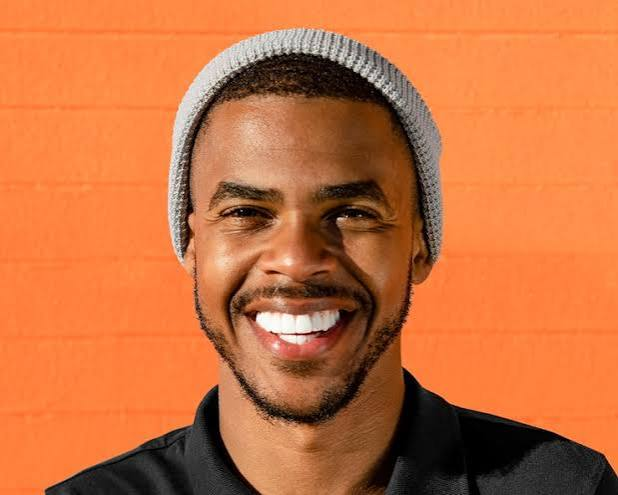
#> input picture images (4).jpg, 618 x 495 px, given in place of the camera
$ python desktop_camera.py
#> lines starting #> are read from the running program, lines starting #| are printed output that depends on the picture
### backend/emotion_model.py
import cv2
import numpy as np
from typing import List, Dict, Any, Tuple

class EmotionDetector:
    EMOTIONS = ["Angry", "Disgust", "Fear", "Happy", "Neutral", "Sad", "Surprise"]

    EMOTION_EMOJIS = {
        "Happy": "😊",
        "Sad": "😢",
        "Angry": "😠",
        "Surprise": "😲",
        "Fear": "😨",
        "Disgust": "🤢",
        "Neutral": "😐"
    }

    EMOTION_COLORS = {
        "Happy": "#10b981",    # Emerald
        "Surprise": "#f59e0b", # Amber
        "Neutral": "#06b6d4",  # Cyan
        "Sad": "#6366f1",      # Indigo
        "Angry": "#ef4444",    # Red
        "Fear": "#8b5cf6",     # Purple
        "Disgust": "#84cc16"   # Lime
    }

    def __init__(self):
        # Load OpenCV cascades for face, eye, and smile detection
        self.face_cascade = cv2.CascadeClassifier(
            cv2.data.haarcascades + "haarcascade_frontalface_default.xml"
        )
        self.eye_cascade = cv2.CascadeClassifier(
            cv2.data.haarcascades + "haarcascade_eye.xml"
        )
        self.smile_cascade = cv2.CascadeClassifier(
            cv2.data.haarcascades + "haarcascade_smile.xml"
        )
        print("[EmotionDetector] Initialized computer vision cascades successfully.")

    def detect_emotions(self, frame_bgr: np.ndarray) -> List[Dict[str, Any]]:
        """
        Processes a BGR image frame and returns a list of detected faces
        along with emotion probabilities, dominant emotion, and bounding boxes.
        """
        h, w = frame_bgr.shape[:2]
        gray = cv2.cvtColor(frame_bgr, cv2.COLOR_BGR2GRAY)

        # Optimize contrast with histogram equalization
        gray_eq = cv2.equalizeHist(gray)

        # Detect faces with tuned parameters
        faces = self.face_cascade.detectMultiScale(
            gray_eq,
            scaleFactor=1.1,
            minNeighbors=5,
            minSize=(60, 60),
            flags=cv2.CASCADE_SCALE_IMAGE
        )

        results = []

        for (x, y, fw, fh) in faces:
            roi_gray = gray_eq[y:y+fh, x:x+fw]
            roi_color = frame_bgr[y:y+fh, x:x+fw]

            # 1. Geometric facial feature analysis
            # Detect eyes in upper 55% of face
            upper_face = roi_gray[0:int(fh * 0.55), :]
            eyes = self.eye_cascade.detectMultiScale(
                upper_face,
                scaleFactor=1.1,
                minNeighbors=4,
                minSize=(int(fw * 0.15), int(fh * 0.15))
            )

            # Detect smile in lower 50% of face
            lower_face = roi_gray[int(fh * 0.50):fh, :]
            smiles = self.smile_cascade.detectMultiScale(
                lower_face,
                scaleFactor=1.3,
                minNeighbors=15,
                minSize=(int(fw * 0.25), int(fh * 0.15))
            )

            # 2. Gradient & texture analysis for brow furrowing / tension
            brow_region = roi_gray[int(fh * 0.15):int(fh * 0.35), int(fw * 0.2):int(fw * 0.8)]
            brow_variance = np.var(brow_region) if brow_region.size > 0 else 0

            # Mouth region aspect ratio and openness
            mouth_region = lower_face[int(fh * 0.15):int(fh * 0.45), int(fw * 0.2):int(fw * 0.8)]
            mouth_mean_intensity = np.mean(mouth_region) if mouth_region.size > 0 else 128

            # Eye openness & symmetry
            eye_count = len(eyes)
            smile_count = len(smiles)

            # 3. Probabilistic Emotion Model (Softmax scoring based on multi-cue fusion)
            raw_scores = {
                "Happy": 0.1,
                "Neutral": 0.35,
                "Surprise": 0.1,
                "Sad": 0.15,
                "Angry": 0.1,
                "Fear": 0.08,
                "Disgust": 0.07
            }

            # Smile cues
            if smile_count > 0:
                # Strong smile detected
                smile_intensity = min(1.0, smile_count * 0.6)
                raw_scores["Happy"] += 2.2 * smile_intensity
                raw_scores["Neutral"] *= 0.2
                raw_scores["Sad"] *= 0.1
                raw_scores["Angry"] *= 0.1
            else:
                # Lip curvature check
                if mouth_mean_intensity < 90:
                    # Open mouth (Surprise or Happy)
                    if eye_count >= 2:
                        raw_scores["Surprise"] += 1.6
                        raw_scores["Fear"] += 0.5
                elif mouth_mean_intensity > 150:
                    raw_scores["Sad"] += 0.4
                    raw_scores["Neutral"] += 0.3

            # Brow furrow / tension cues (Angry vs Sad vs Neutral)
            if brow_variance > 1800:
                raw_scores["Angry"] += 1.4
                raw_scores["Disgust"] += 0.8
                raw_scores["Neutral"] *= 0.4
            elif brow_variance > 1200:
                raw_scores["Sad"] += 0.9
                raw_scores["Fear"] += 0.5

            # Eye cues
            if eye_count >= 2:
                eye_w = sum(e[2] for e in eyes) / eye_count
                if eye_w > fw * 0.22:
                    raw_scores["Surprise"] += 1.2
                    raw_scores["Fear"] += 0.6
            elif eye_count == 0:
                # Squinting or blinking
                raw_scores["Happy"] += 0.3
                raw_scores["Disgust"] += 0.5

            # Softmax normalization
            exp_scores = {k: np.exp(v) for k, v in raw_scores.items()}
            sum_exp = sum(exp_scores.values())
            probabilities = {k: round((v / sum_exp) * 100, 1) for k, v in exp_scores.items()}

            # Find dominant emotion
            dominant_emotion = max(probabilities.items(), key=lambda item: item[1])[0]
            confidence = probabilities[dominant_emotion]

            # Format landmarks for UI display
            formatted_eyes = [[int(x + ex), int(y + ey), int(ew), int(eh)] for (ex, ey, ew, eh) in eyes]
            formatted_smiles = [[int(x + sx), int(y + int(fh * 0.5) + sy), int(sw), int(sh)] for (sx, sy, sw, sh) in smiles]

            results.append({
                "bbox": {
                    "x": int(x),
                    "y": int(y),
                    "width": int(fw),
                    "height": int(fh)
                },
                "dominant_emotion": dominant_emotion,
                "confidence": confidence,
                "emoji": self.EMOTION_EMOJIS.get(dominant_emotion, "😐"),
                "color": self.EMOTION_COLORS.get(dominant_emotion, "#06b6d4"),
                "probabilities": probabilities,
                "landmarks": {
                    "eyes": formatted_eyes,
                    "smiles": formatted_smiles
                }
            })

        return results

### backend/analytics.py
import time
from typing import List, Dict, Any
from collections import deque

class SessionAnalytics:
    def __init__(self, history_size: int = 100):
        self.history = deque(maxlen=history_size)
        self.start_time = time.time()
        self.total_frames_analyzed = 0
        self.faces_detected_count = 0
        self.emotion_counts = {
            "Happy": 0,
            "Neutral": 0,
            "Surprise": 0,
            "Sad": 0,
            "Angry": 0,
            "Fear": 0,
            "Disgust": 0
        }

    def record_frame(self, faces: List[Dict[str, Any]]):
        self.total_frames_analyzed += 1
        current_time = round(time.time() - self.start_time, 2)

        if faces:
            self.faces_detected_count += len(faces)
            # Pick primary face (largest face by area)
            primary_face = max(faces, key=lambda f: f["bbox"]["width"] * f["bbox"]["height"])
            dom = primary_face["dominant_emotion"]
            conf = primary_face["confidence"]
            self.emotion_counts[dom] = self.emotion_counts.get(dom, 0) + 1

            entry = {
                "timestamp": current_time,
                "dominant_emotion": dom,
                "confidence": conf,
                "probabilities": primary_face["probabilities"],
                "faces_count": len(faces)
            }
        else:
            entry = {
                "timestamp": current_time,
                "dominant_emotion": "None",
                "confidence": 0,
                "probabilities": {},
                "faces_count": 0
            }

        self.history.append(entry)
        return entry

    def get_summary(self) -> Dict[str, Any]:
        elapsed = max(1.0, round(time.time() - self.start_time, 1))

        # Calculate sentiment score (-100 to +100)
        # Positive: Happy (+1.0), Surprise (+0.5)
        # Neutral: Neutral (0.0)
        # Negative: Sad (-0.8), Angry (-1.0), Fear (-0.7), Disgust (-0.9)
        sentiment_weights = {
            "Happy": 1.0,
            "Surprise": 0.4,
            "Neutral": 0.0,
            "Sad": -0.8,
            "Angry": -1.0,
            "Fear": -0.7,
            "Disgust": -0.9
        }

        weighted_sentiment = 0.0
        total_emotions = sum(self.emotion_counts.values())

        if total_emotions > 0:
            for emo, count in self.emotion_counts.items():
                weighted_sentiment += (count / total_emotions) * sentiment_weights.get(emo, 0.0)
            sentiment_index = round(weighted_sentiment * 100, 1)
        else:
            sentiment_index = 0.0

        # Engagement score (based on face presence ratio + emotional variance)
        face_presence_ratio = min(1.0, self.faces_detected_count / max(1, self.total_frames_analyzed))

        # Determine overall dominant emotion
        if total_emotions > 0:
            overall_dominant = max(self.emotion_counts.items(), key=lambda item: item[1])[0]
        else:
            overall_dominant = "Neutral"

        return {
            "session_duration_sec": elapsed,
            "frames_analyzed": self.total_frames_analyzed,
            "faces_detected": self.faces_detected_count,
            "overall_dominant_emotion": overall_dominant,
            "sentiment_index": sentiment_index, # -100 to +100
            "sentiment_label": "Positive" if sentiment_index > 15 else ("Negative" if sentiment_index < -15 else "Neutral"),
            "engagement_score": round(face_presence_ratio * 100, 1),
            "emotion_distribution": {
                k: round((v / max(1, total_emotions)) * 100, 1)
                for k, v in self.emotion_counts.items()
            }
        }

### backend/desktop_camera.py
"""
AURA-Sense: Direct Laptop Camera Vision System (Desktop OpenCV Mode)
Captures directly from the laptop's integrated webcam using OpenCV DirectShow.
"""

import cv2
import time
import sys
import os

# Ensure backend directory is in path
sys.path.insert(0, os.path.dirname(os.path.abspath(__file__)))

from emotion_model import EmotionDetector
from analytics import SessionAnalytics

def run_laptop_camera():
    print("================================================================")
    print("   AURA-SENSE: DIRECT LAPTOP CAMERA EMOTION SYSTEM")
    print("================================================================")
    print("Initializing computer vision engine...")
    detector = EmotionDetector()
    analytics = SessionAnalytics()

    print("\nConnecting to laptop webcam (device 0)...")
    # cv2.CAP_DSHOW provides fast, direct hardware access to laptop cameras on Windows
    cap = cv2.VideoCapture(0, cv2.CAP_DSHOW)

    if not cap.isOpened():
        print("Falling back to default camera API...")
        cap = cv2.VideoCapture(0)

    if not cap.isOpened():
        print("\n[ERROR] Could not access laptop webcam!")
        print("Please check:")
        print("1. Laptop privacy shutter is open.")
        print("2. No other application (Zoom, MS Teams, Windows Camera) is using the webcam.")
        return

    # Set optimal streaming resolution
    cap.set(cv2.CAP_PROP_FRAME_WIDTH, 640)
    cap.set(cv2.CAP_PROP_FRAME_HEIGHT, 480)
    cap.set(cv2.CAP_PROP_FPS, 30)

    print("\nLaptop Camera connected successfully!")
    print("Press 'q' or 'ESC' to exit, 's' to capture a snapshot.")

    cv2.namedWindow("AURA-Sense | Laptop Camera AI Emotion Detection", cv2.WINDOW_NORMAL)
    cv2.resizeWindow("AURA-Sense | Laptop Camera AI Emotion Detection", 960, 720)

    prev_time = time.time()
    fps = 0
    snapshot_idx = 1

    while True:
        ret, frame = cap.read()
#> frame is the input picture: shape (495, 618, 3); mean B, G, R 63.9, 112.9, 198.6
        if not ret:
            print("[Warning] Failed to grab camera frame.")
            break

        # Flip horizontally for natural mirror display
        frame = cv2.flip(frame, 1)
        h, w = frame.shape[:2]
#> h = 495; w = 618

        # Calculate FPS
        current_time = time.time()
        fps = int(1.0 / max(0.001, (current_time - prev_time)))
        prev_time = current_time

        # Run emotion detection
        faces = detector.detect_emotions(frame)
#> in detect_emotions, `gray_eq = cv2.equalizeHist(gray)`:
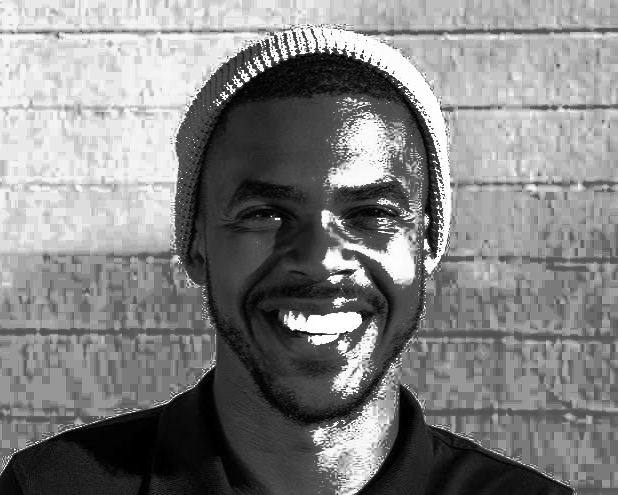
#> gray_eq: shape (495, 618); min 0, max 255, mean 130.1
#> in detect_emotions, `faces = self.face_cascade.detectMultiScale( gray_eq, scaleFactor=1.1, ..`: faces = [[207, 132, 231, 231]]
#> the loop in detect_emotions, `for (x, y, fw, fh) in faces:` made 1 pass
#> (x, y, fw, fh, eyes, smiles, brow_variance, mouth_mean_intensity) on pass 1: (207, 132, 231, 231, [[20, 47, 68, 68]], [[41, 35, 148, 74]], 5622.3, 93)
#> pass 1, in detect_emotions, `roi_color = frame_bgr[y:y+fh, x:x+fw]`:
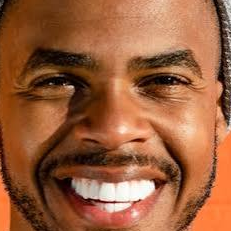
#> roi_color: shape (231, 231, 3); mean B, G, R 60.7, 94.9, 154.3
#> pass 1, in detect_emotions, `upper_face = roi_gray[0:int(fh * 0.55), :]`:
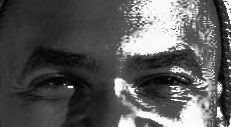
#> upper_face: shape (127, 231); min 1, max 254, mean 87.3
#> pass 1, in detect_emotions, `lower_face = roi_gray[int(fh * 0.50):fh, :]`:
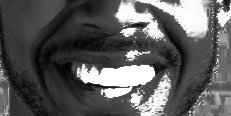
#> lower_face: shape (116, 231); min 3, max 255, mean 91.8
#> after the loop in detect_emotions, `for (x, y, fw, fh) in faces:`:
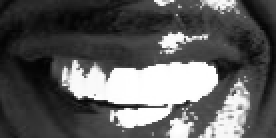
#> mouth_region: shape (69, 138) (shown 2 times larger); min 3, max 255, mean 93
#> after the loop in detect_emotions, `for (x, y, fw, fh) in faces:`: results = 1 item
#> faces = 1 item
        analytics.record_frame(faces)
#> in record_frame, `self.faces_detected_count += len(faces)`: self.faces_detected_count = 1
#> in record_frame, `primary_face = max(faces, key=lambda f: f["bbox"]["width"] * f["bbox"]..`: primary_face = 7 items
#> in record_frame, `dom = primary_face["dominant_emotion"]`: dom = 'Happy'
#> in record_frame, `conf = primary_face["confidence"]`: conf = 27.9
        summary = analytics.get_summary()
#> in get_summary, `total_emotions = sum(self.emotion_counts.values())`: total_emotions = 1
#> the loop in get_summary, `for emo, count in self.emotion_counts.items():` made 7 passes
#> (emo, count) on passes 1 to 7: ('Happy', 1), ('Neutral', 0), ('Surprise', 0), ('Sad', 0), ('Angry', 0), ('Fear', 0), ('Disgust', 0)
#> in get_summary, `sentiment_index = round(weighted_sentiment * 100, 1)`: sentiment_index = 100
#> in get_summary, `face_presence_ratio = min(1.0, self.faces_detected_count / max(1, self..`: face_presence_ratio = 1
#> in get_summary, `overall_dominant = max(self.emotion_counts.items(), key=lambda item: i..`: overall_dominant = 'Happy'
#> summary = 8 items

        # Render HUD overlays
        # 1. Top HUD bar
        overlay = frame.copy()
        cv2.rectangle(overlay, (0, 0), (w, 50), (10, 15, 25), -1)
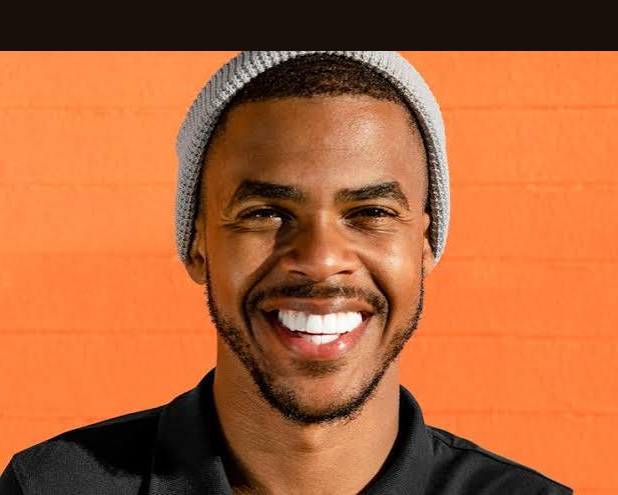
#> overlay: shape (495, 618, 3); mean B, G, R 56.8, 99.8, 175.6
        cv2.addWeighted(overlay, 0.75, frame, 0.25, 0, frame)

        cv2.putText(
            frame,
            f"AURA-SENSE AI | FPS: {fps} | Faces: {len(faces)}",
            (15, 32),
            cv2.FONT_HERSHEY_SIMPLEX,
            0.65,
            (6, 182, 212),
            2
        )

        sentiment_text = f"Sentiment: {summary['sentiment_index']:+.1f} ({summary['sentiment_label']})"
#> sentiment_text = 'Sentiment: +100.0 (Positive)'
        cv2.putText(
            frame,
            sentiment_text,
            (w - 300, 32),
            cv2.FONT_HERSHEY_SIMPLEX,
            0.6,
            (16, 185, 129) if summary['sentiment_index'] >= 0 else (68, 68, 239),
            2
        )

        # 2. Draw bounding boxes & emotion tags
        for face in faces:
            bbox = face["bbox"]
            fx, fy, fw, fh = bbox["x"], bbox["y"], bbox["width"], bbox["height"]
            dominant = face["dominant_emotion"]
            conf = face["confidence"]

            # Choose BGR color
            color_map = {
                "Happy": (129, 185, 16),     # Emerald
                "Surprise": (11, 158, 245),  # Amber
                "Neutral": (212, 182, 6),    # Cyan
                "Sad": (241, 102, 99),       # Indigo
                "Angry": (68, 68, 239),      # Red
                "Fear": (247, 85, 168),      # Purple
                "Disgust": (22, 204, 132)    # Lime
            }
            bgr_color = color_map.get(dominant, (212, 182, 6))

            # Draw corner brackets
            bracket = min(20, fw // 4)
            cv2.line(frame, (fx, fy), (fx + bracket, fy), bgr_color, 3)
            cv2.line(frame, (fx, fy), (fx, fy + bracket), bgr_color, 3)
            cv2.line(frame, (fx + fw, fy), (fx + fw - bracket, fy), bgr_color, 3)
            cv2.line(frame, (fx + fw, fy), (fx + fw, fy + bracket), bgr_color, 3)
            cv2.line(frame, (fx, fy + fh), (fx + bracket, fy + fh), bgr_color, 3)
            cv2.line(frame, (fx, fy + fh), (fx, fy + fh - bracket), bgr_color, 3)
            cv2.line(frame, (fx + fw, fy + fh), (fx + fw - bracket, fy + fh), bgr_color, 3)
            cv2.line(frame, (fx + fw, fy + fh), (fx + fw, fy + fh - bracket), bgr_color, 3)

            # Label box
            label = f"{dominant} ({conf:.1f}%)"
            (tw, th), _ = cv2.getTextSize(label, cv2.FONT_HERSHEY_SIMPLEX, 0.65, 2)
            tag_y = max(th + 10, fy - 10)
            cv2.rectangle(frame, (fx, tag_y - th - 8), (fx + tw + 16, tag_y + 4), (15, 21, 37), -1)
            cv2.rectangle(frame, (fx, tag_y - th - 8), (fx + tw + 16, tag_y + 4), bgr_color, 1)
            cv2.putText(frame, label, (fx + 8, tag_y - 4), cv2.FONT_HERSHEY_SIMPLEX, 0.65, (255, 255, 255), 2)

            # Draw lateral probability bar panel on right side of primary face
            probs = face["probabilities"]
            bar_y = 70
            for emo, pct in probs.items():
                emo_color = color_map.get(emo, (200, 200, 200))
                # Label
                cv2.putText(frame, f"{emo[:3]}:", (15, bar_y + 12), cv2.FONT_HERSHEY_SIMPLEX, 0.45, (200, 200, 200), 1)
                # Background track
                cv2.rectangle(frame, (55, bar_y + 2), (185, bar_y + 12), (30, 30, 40), -1)
                # Fill bar
                fill_w = int((pct / 100.0) * 130)
                if fill_w > 0:
                    cv2.rectangle(frame, (55, bar_y + 2), (55 + fill_w, bar_y + 12), emo_color, -1)
                # Text
                cv2.putText(frame, f"{pct:.0f}%", (195, bar_y + 12), cv2.FONT_HERSHEY_SIMPLEX, 0.4, (180, 180, 180), 1)
                bar_y += 18
#> this loop made 1 pass
#> (fx, fy, fw, fh, dominant, conf, bgr_color, bracket) on pass 1: (207, 132, 231, 231, 'Happy', 27.9, (129, 185, 16), 20)
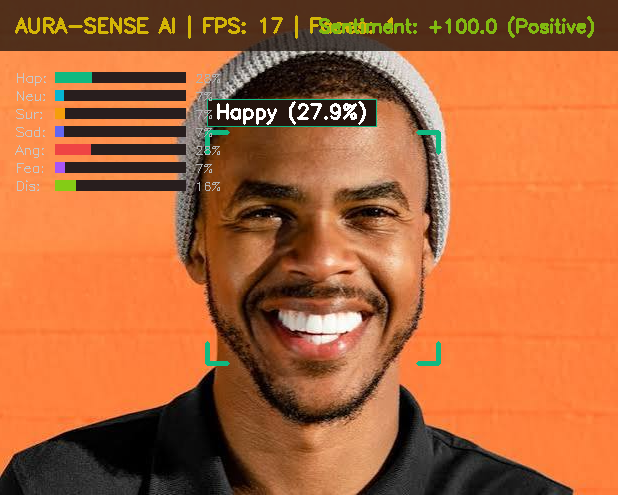
#> frame: shape (495, 618, 3); mean B, G, R 58.1, 102, 174.8

        cv2.imshow("AURA-Sense | Laptop Camera AI Emotion Detection", frame)

        key = cv2.waitKey(1) & 0xFF
#> (key q is pressed here)
        if key == ord('q') or key == 27:  # 'q' or ESC
            break
        elif key == ord('s'):  # Take snapshot
            snap_path = f"snapshot_laptop_{snapshot_idx}.jpg"
            cv2.imwrite(snap_path, frame)
            print(f"[Snapshot] Saved to {snap_path}")
            snapshot_idx += 1

    cap.release()
    cv2.destroyAllWindows()
    print("\n[Finished] Camera released.")

if __name__ == "__main__":
    run_laptop_camera()
